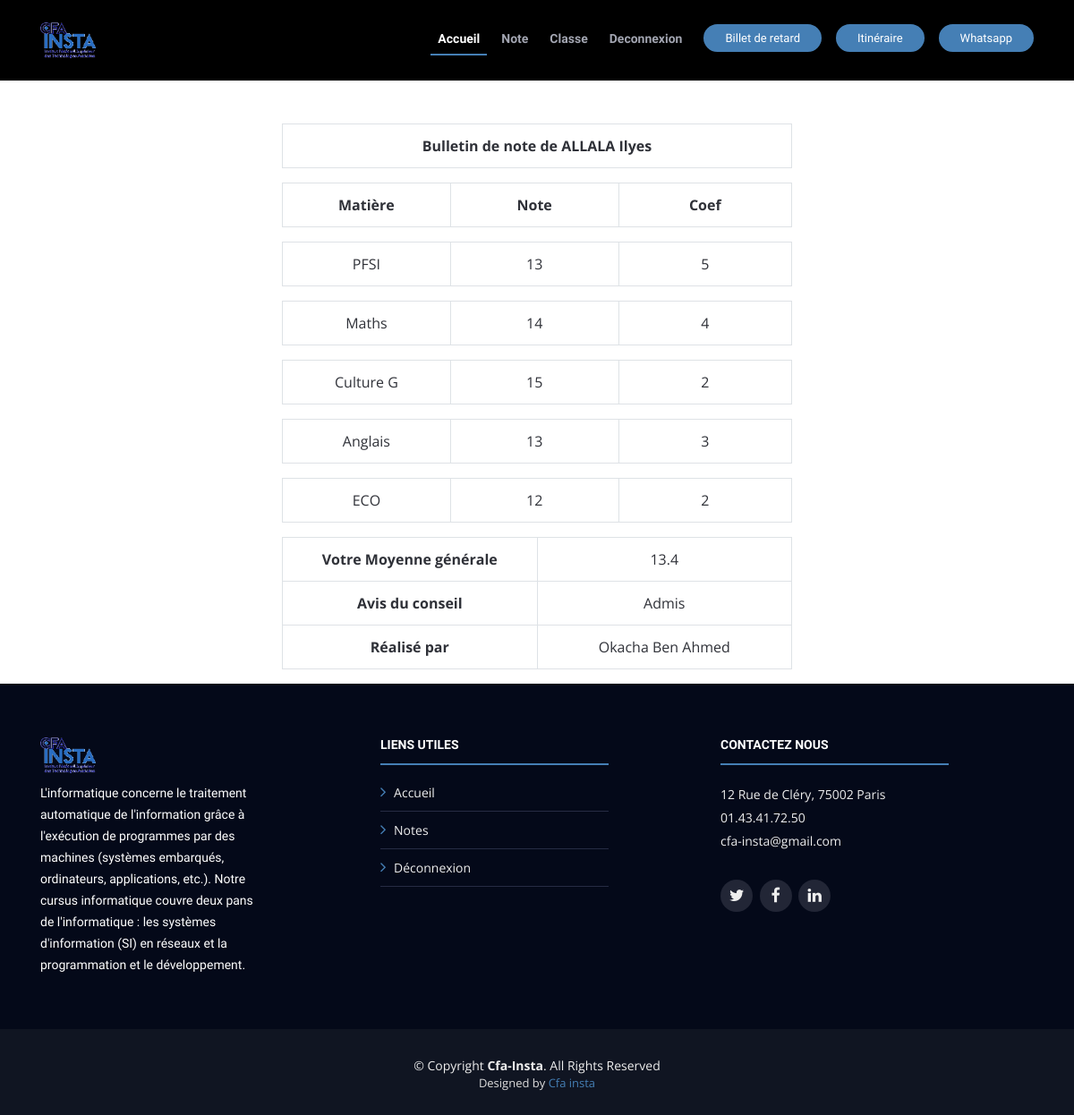
/vue/bulletin.php?id=1 (signed in), run on the app's committed database.
### tables this page shows
CREATE TABLE IF NOT EXISTS `etudiant` (
  `id_etudiant` int(11) NOT NULL,
  `Nom` varchar(50) NOT NULL,
  `Prenom` varchar(50) NOT NULL,
  `Date_naiss` date NOT NULL,
  `Email` varchar(50) NOT NULL,
  `login` varchar(50) NOT NULL,
  `mdp` varchar(50) NOT NULL,
  `adresse` varchar(50) NOT NULL,
  `Roles` varchar(50) NOT NULL,
  `id_classe` int(11) NOT NULL
);

CREATE TABLE IF NOT EXISTS `note` (
  `id_note` int(11) NOT NULL,
  `Valeur` varchar(50) NOT NULL,
  `id_matiere` int(11) NOT NULL,
  `id_etudiant` int(11) NOT NULL
);

CREATE TABLE IF NOT EXISTS `matiere` (
  `id_matiere` int(11) NOT NULL,
  `libelle` varchar(50) NOT NULL,
  `coef` int(11) NOT NULL
);

### controleur/leControleur.php (called while the page is built, shortened)
<?php
require_once("../modele/leModele.php");
class leControleur
{
    private $unModele;
    public function __construct($server,$bdd,$user,$mdp)
    {
        $this->unModele = new leModele($server,$bdd,$user,$mdp);
    }
     public function selectEtudiant()
    {
        return $this->unModele->selectEtudiant();
    }
    public function selectEtudiantt()
    {
        return $this->unModele->selectEtudiantt();
    }
      public function selectMoyenne()
      {
          return $this->unModele->selectMoyenne();
      }
      public function calculeMoyenne()
      {
          return $this->unModele->calculeMoyenne();
      }
}

### modele/leModele.php (called while the page is built, shortened)
<?php
class leModele {
    private $unPdo;
    public function __construct($server, $bdd, $user, $mdp)
    {
        $this->unPdo = null;
        try
        {
            $this->unPdo = new PDO("mysql:host=".$server.";dbname=".$bdd,$user,$mdp);
        }
        catch(PDOExecption $exp)
        {
            echo "Erreur de connexion à la base données";
            echo $exp->getMessage();
        }
    }
     public function selectEtudiant()
    {
    if ($this->unPdo != null) {
            $requete = "select * from etudiant where roles = 'Role_Stud';";
            $select = $this->unPdo->prepare($requete);
            $select->execute();
            $result = $select->fetchAll();
            return $result;
        }
    }
    public function selectEtudiantt()
    {
    if ($this->unPdo != null) {
            $requete = "select * from etudiant where id_etudiant= :id_etudiant;";
            $donnee = array(":id_etudiant"=>$_SESSION['id_etudiant']);
            $select = $this->unPdo->prepare($requete);
            $select->execute($donnee);
            $resultat = $select->fetchAll();
            return $resultat;
        }
    }
    public function selectMoyenne()
    {
    if ($this->unPdo != null) {
            $requete = "select n.Valeur, n.id_etudiant, n.id_matiere, m.libelle, m.coef, e.nom, e.prenom
            from note n, matiere m, etudiant e
            where m.id_matiere = n.id_matiere and n.id_etudiant = e.id_etudiant and n.id_etudiant = :id_etudiant;";
            $donnee = array(":id_etudiant"=>$_SESSION['id_etudiant']);
            $select = $this->unPdo->prepare($requete);
            $select->execute($donnee);
            $result = $select->fetchAll();
            return $result;
        }
    }
    public function calculeMoyenne()
    {
    if ($this->unPdo != null) {
            $requete = "select avg(Valeur) as moyenne from note where id_etudiant = :id_etudiant";
            $donnee = array(":id_etudiant"=>$_SESSION['id_etudiant']);
            $select = $this->unPdo->prepare($requete);
            $select->execute($donnee);
            $results = $select->fetch();
            return $results;
        }
    }
}

### vue/affichage/vueMoyenne1.php (the view, shortened to what this page needs)
<?php
$admis = "Admis";
        echo"<table class=' table table-bordered'>";
        foreach($resultat as $unRes)
        {
        echo" <tr><th width='100%' class='center'>Bulletin de note de ".$unRes['Nom']." ".$unRes['Prenom']."</th></table> ";}
        echo "<table class=' table table-bordered'>
                <th width='33%'>Matière</th><th width='33%'>Note</th><th>Coef</th>
        ";
    foreach ($result as $unResultat)
    {
        echo"<table class=' table table-bordered'>";
    echo "<tr>
         <td width='33%'>".$unResultat['libelle']."</td>
         <td width='33%'>".$unResultat['Valeur']."</td>
         <td>".$unResultat['coef']."</td>"
         ;
         echo"</table>
         </form> </td>
         </tr>";
    }
    echo "</table></table>";
    echo"<table class=' table table-bordered'>
    <th>Votre Moyenne générale</th>
    </td><td width='50%'>".$result_moy['moyenne']."</td>
    <tr><th>Avis du conseil</th><td>".$admis."</td></tr>
    <tr><th>Réalisé par </th><td>Okacha Ben Ahmed</td></tr></table>";
?>

### css/style.css (style rules this page uses)
body { background-image: url("../img/test.jpg"); background: cover; background: no-repeat; color: #2f3138; font-family: "Open Sans", sans-serif; }

### vue/affichage/vueMoyenne1.php (style rules this page uses)
th,td { text-align:center; }

### data on the page
etudiant: Nom "ALLALA", Prenom "Ilyes"
note: id_matiere.libelle "PFSI", Valeur "13", id_matiere.coef "5"
note: id_matiere.libelle "Maths", Valeur "14", id_matiere.coef "4"
note: id_matiere.libelle "Culture G", Valeur "15", id_matiere.coef "2"
note: id_matiere.libelle "Anglais", Valeur "13", id_matiere.coef "3"
note: id_matiere.libelle "ECO", Valeur "12", id_matiere.coef "2"

### other printed values
$connec "Deconnexion"
$result_moy['moyenne'] "13.4"
$admis "Admis"
